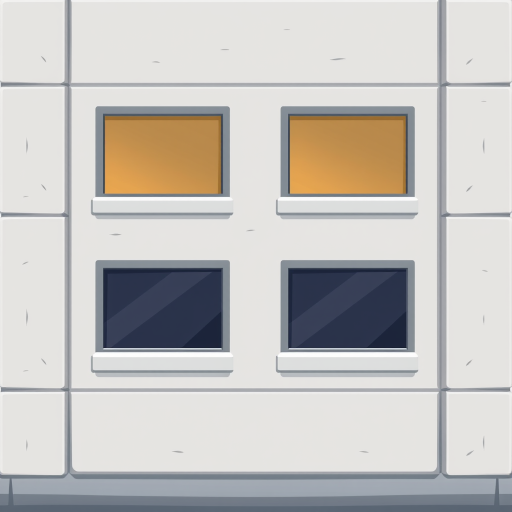
#> input picture scripts/tower-blocks/office-1.png, 1024 x 1024 px (shown at 1/2 size); its folder holds 4 pictures in this run
$ python tower-blocks.py
#> lines starting #> are read from the running program, lines starting #| are printed output that depends on the picture; after the words box and inside, x2 and y2 are one past the last pixel; in counts of white or black regions, pixels touching at a corner belong together
#!/usr/bin/env python3
"""Turns the generated facade tiles in scripts/tower-blocks/ into the Tallest Tower
block art in src/client/shared/tower/. Needs Pillow and numpy; the WebPs are committed,
so builds don't.

    python3 scripts/tower-blocks.py [preview.png]

The sources have a neutral grey wall. Grey pixels become translucent black or white
shading and coloured pixels (glass, lit windows, awning) stay opaque, so one tile drawn
over a team-coloured square takes that team's colour. With a path argument, also writes
a sheet of every tile over every team colour for checking.

The sources came from FLUX.1-schnell (genimg, 1024x1024, 4 steps, seed 11):
  "flat orthographic front view of one square building facade tile filling the whole
   frame edge to edge, plain light grey concrete wall, <SUBJECT>, bold cartoon game
   asset, clean flat shapes, thick outlines, no perspective, no sky, no ground, no text"
with <SUBJECT>:
  office-1  a two by two grid of four large square windows, the top left and bottom right
            windows glow warm yellow, the other two windows are dark navy blue glass
  office-2  ... all four windows are dark navy blue glass
  office-3  ... all four windows glow warm yellow
  office-4  ... the left two windows glow warm yellow, the right two windows are dark navy
            blue glass
  shop      light grey stone blocks with thick grey outlines, a small shop front with a red
            and white striped awning above one wide display window with grey frame and
            light blue glass
  lobby     light grey stone blocks with thick grey outlines, a building entrance with
            light blue glass double doors with thick grey frame in the center, a blank dark
            grey sign band above the doors
"""
import sys
from pathlib import Path

import numpy as np
from PIL import Image

ROOT = Path(__file__).resolve().parent.parent
SRC = ROOT / "scripts/tower-blocks"
OUT = ROOT / "src/client/shared/tower"
SIZE = 256

# Fraction of the source height to keep: every tile has a strip of pavement along the
# bottom. The crop is a square of that size, top-aligned and centred.
KEEP = {"office-1": 0.925, "office-2": 0.925, "office-3": 0.93, "office-4": 0.925, "shop": 0.92, "lobby": 0.83}

# Saturation range over which a pixel goes from wall (tinted) to its own colour.
SAT_LO, SAT_HI = 0.15, 0.3
# How strongly wall pixels brighter than the wall itself show up as white.
HIGHLIGHT = 0.7

TEAM_COLORS = ["#e21b3c", "#1368ce", "#c98a00", "#0fa3b1", "#864cbf", "#e8710a"]


def crop(img: Image.Image, keep: float) -> Image.Image:
#> called with keep = 0.925
    w, h = img.size
#> w = 1024; h = 1024
    side = round(h * keep)
#> side = 947
    left = (w - side) // 2
#> left = 38
    return img.crop((left, 0, left + side, side)).resize((SIZE, SIZE), Image.LANCZOS)


def overlay(img: Image.Image) -> Image.Image:
    rgb = np.asarray(img.convert("RGB"), dtype=np.float64) / 255
    hi, lo = rgb.max(axis=2), rgb.min(axis=2)
    sat = np.where(hi > 0, (hi - lo) / np.maximum(hi, 1e-6), 0)
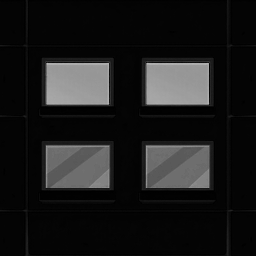
#> sat: shape (256, 256) float64; min 0, max 0.716, mean 0.105
    t = np.clip((sat - SAT_LO) / (SAT_HI - SAT_LO), 0, 1)
    wall = 1 - t * t * (3 - 2 * t)
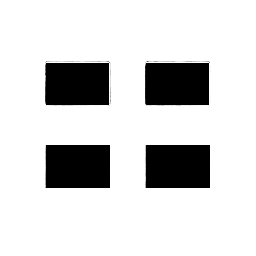
#> wall: shape (256, 256) float64; min 0, max 1, mean 0.833

    lum = rgb @ np.array([0.299, 0.587, 0.114])
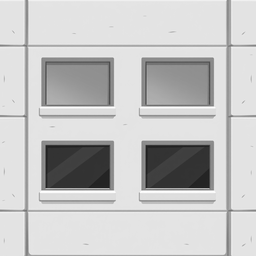
#> lum: shape (256, 256) float64; min 0.114, max 1, mean 0.774
    base = np.median(lum[wall > 0.9])
#> base = 0.894
    darker = lum < base
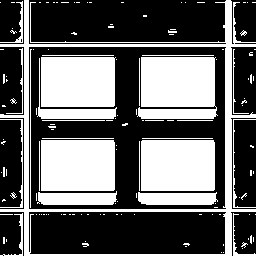
#> darker: shape (256, 256) bool; 39.9% white; 141 white regions (114 under 20 px), largest, box (x1, y1, x2, y2) and area: (0, 0, 256, 256) 5500, (137, 57, 218, 119) 4479, (41, 140, 115, 191) 3771
    shade_alpha = np.where(darker, (base - lum) / base, HIGHLIGHT * (lum - base) / max(1 - base, 1e-6))
    shade_rgb = np.where(darker, 0.0, 1.0)

    wall_alpha = wall * shade_alpha
    alpha = wall_alpha + (1 - wall)
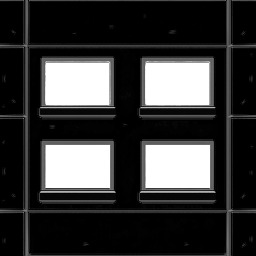
#> alpha: shape (256, 256) float64; min 0, max 1, mean 0.223
    premult = wall_alpha[..., None] * shade_rgb[..., None] + (1 - wall)[..., None] * rgb
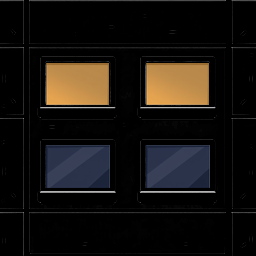
#> premult: shape (256, 256, 3) float64; mean R, G, B 0.0897, 0.076, 0.0625
    out = np.dstack([premult / np.maximum(alpha, 1e-6)[..., None], alpha])
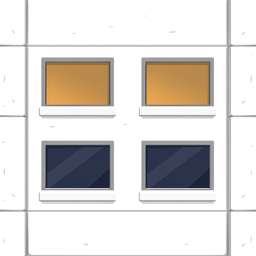
#> out: shape (256, 256, 4) float64; mean R, G, B, A 0.296, 0.282, 0.269, 0.223; transparent parts drawn white
    return Image.fromarray(np.round(np.clip(out, 0, 1) * 255).astype(np.uint8), "RGBA")
#> returned value: PIL image 256x256 RGBA


def main() -> None:
    OUT.mkdir(parents=True, exist_ok=True)
    tiles = []
    for name, keep in KEEP.items():
        tile = overlay(crop(Image.open(SRC / f"{name}.png"), keep))
        dest = OUT / f"{name}.webp"
        tile.save(dest, "WEBP", quality=85, method=6)
#> (the run stopped early here; a loop or call above may not have finished)
